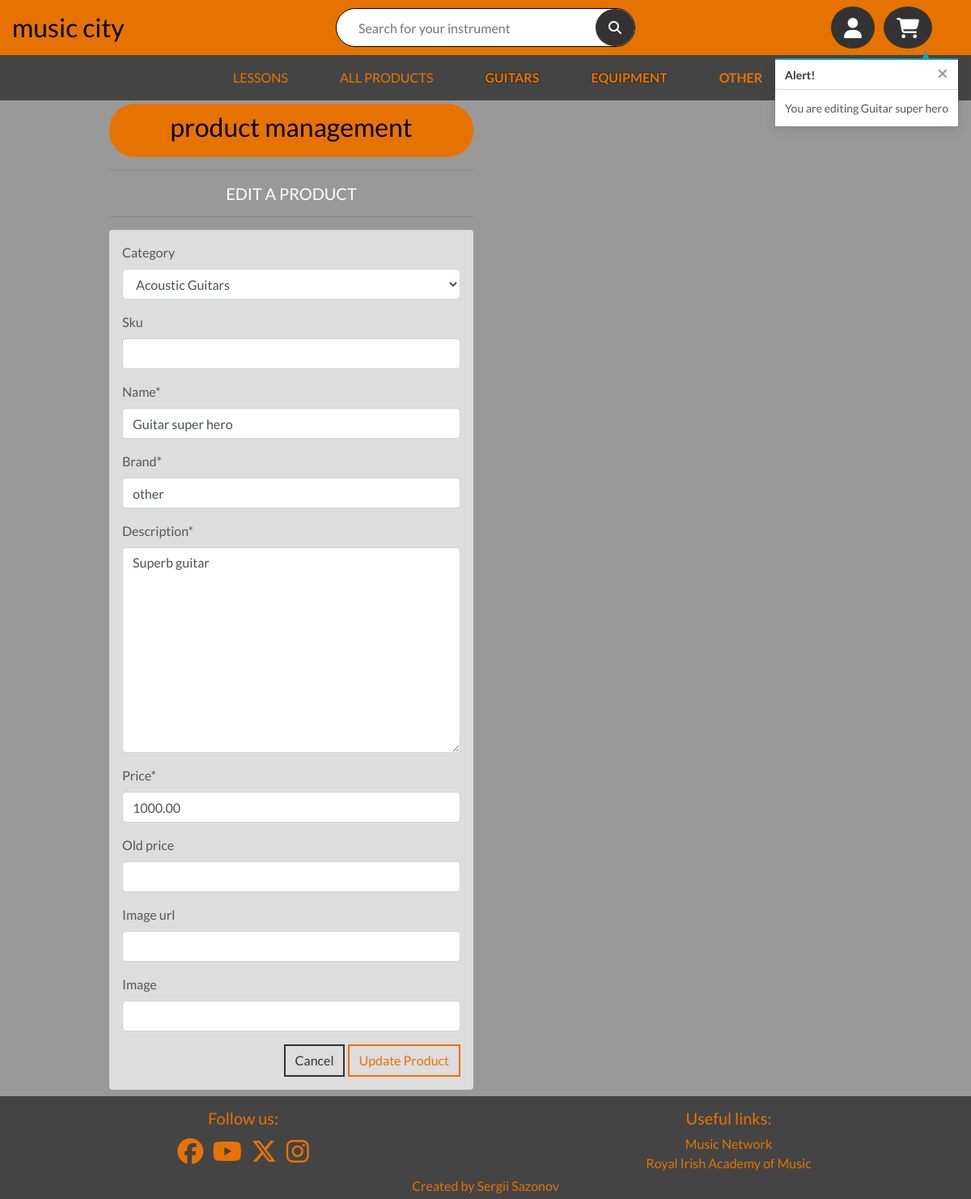
/products/edit/5/ (signed in), run on the app's committed database.
### products/models.py (models this page shows, shortened)
class Product(models.Model):
    category = models.ForeignKey('Category', null=True,
                                 blank=True, on_delete=models.SET_NULL)
    sku = models.CharField(max_length=254, null=True, blank=True)
    name = models.CharField(max_length=254)
    brand = models.CharField(max_length=30, default='other')
    description = models.TextField()
    price = models.DecimalField(max_digits=6, decimal_places=2)
    old_price = models.DecimalField(max_digits=6, decimal_places=2,
                                    null=True, blank=True)
    image_url = models.URLField(max_length=1024, null=True, blank=True)
    image = CloudinaryField('image', default=None, null=True, blank=True)

### products/views.py (the view)
@login_required
def edit_product(request, product_id):
    if not request.user.is_superuser:
        messages.error(request, 'Sorry, only store owners can do that.')
        return redirect(reverse('home'))
    product = get_object_or_404(Product, pk=product_id)
    if request.method == 'POST':
        form = ProductForm(request.POST, request.FILES, instance=product)
        if form.is_valid():
            form.save()
            messages.success(request, 'Successfully updated product!')
            return redirect(reverse('product_detail', args=[product.id]))
        else:
            messages.error(request, 'Failed to update product. '
                                    'Please ensure the form is valid.')
    else:
        form = ProductForm(instance=product)
        messages.info(request, f'You are editing {product.name}')
    template = 'products/edit_product.html'
    context = {
        'form': form,
        'product': product,
    }
    return render(request, template, context)

### products/forms.py
class ProductForm(forms.ModelForm):
    class Meta:
        model = Product
        fields = '__all__'
    def __init__(self, *args, **kwargs):
        super().__init__(*args, **kwargs)
        categories = Category.objects.all()
        friendly_names = [(c.id, c.get_friendly_name()) for c in categories]
        self.fields['category'].choices = friendly_names
        for field_name, field in self.fields.items():
            field.widget.attrs['class'] = 'rounded'

### bag/contexts.py (called while the page is built, shortened)
def bag_contents(request):
    bag_items = []
    total = 0
    product_count = 0
    bag = request.session.get('bag', {})
    if total < settings.FREE_DELIVERY_THRESHOLD:
        delivery = total * Decimal(settings.STANDARD_DELIVERY_PERCENTAGE)/100
        free_delivery_delta = settings.FREE_DELIVERY_THRESHOLD - total
    else:
        delivery = 0
        free_delivery_delta = 0
    grand_total = total + delivery
    context = {
        'bag_items': bag_items,
        'total': total,
        'product_count': product_count,
        'delivery': delivery,
        'free_delivery_delta': free_delivery_delta,
        'free_delivery_threshold': settings.FREE_DELIVERY_THRESHOLD,
        'grand_total': grand_total,
    }
    return context

### products/models.py (called while the page is built)
    def get_friendly_name(self):
        return self.friendly_name

### products/templates/products/edit_product.html (shortened to what this page needs)
{% extends "base.html" %}
{% load static %}
{% block page_header %}
    <div class="container header-container">
    </div>
{% endblock %}
{% block content %}
    <div class="container">
        <div class="row">
            <div class="col-12 col-md-6">
                <div class="product-header">
                    <h2 class="logo-font text-black">Product Management</h2>
                </div>
                <hr>
                <h5 class="text-white text-uppercase text-center">Edit a Product</h5>
                <hr>
            </div>
        </div>
        <div class="row">
            <div class="col-12 col-md-6">
                <form method="POST" action="{% url 'edit_product' product.id %}" class="form light-bg rounded mb-2 p-3" enctype="multipart/form-data">
                    {{ form | crispy }}
                    <div class="text-right">
                        <a class="btn btn-back rounded-0" href="{% url 'products' %}">Cancel</a>
                        <button class="btn btn-main rounded-0" type="submit">Update Product</button>
                    </div>
                </form>
            </div>
        </div>
    </div>
{% endblock %}

### static/css/base.css (style rules this page uses)
html { height: 100%; }
body { color: #555; background-color: #999; font-family: 'Lato'; }
.logo-font { text-transform: lowercase; }
.light-bg { background-color: #ddd; }
.text-black { color: #000 !important; }
.header-container { padding-top: 5rem; }
.product-header { background-color: #e67300; padding: 10px; border-radius: 2rem; text-align: center; }
.btn-main { color: #e67300 !important; background-color: initial; border: 2px solid #e67300; }
.btn-back { background-color: initial; color: #333 !important; border: 2px solid #333; }
@media (min-width: 1200px) { .container { max-width: 80%; } }
@media (min-width: 992px) { .header-container { padding-top: 8rem; } }

### data on the page
Product: category "Acoustic Guitars", name "Guitar super hero", brand "other", description "Superb guitar", price "1000.00"

### other printed values
{{ message }} "You are editing Guitar super hero"
